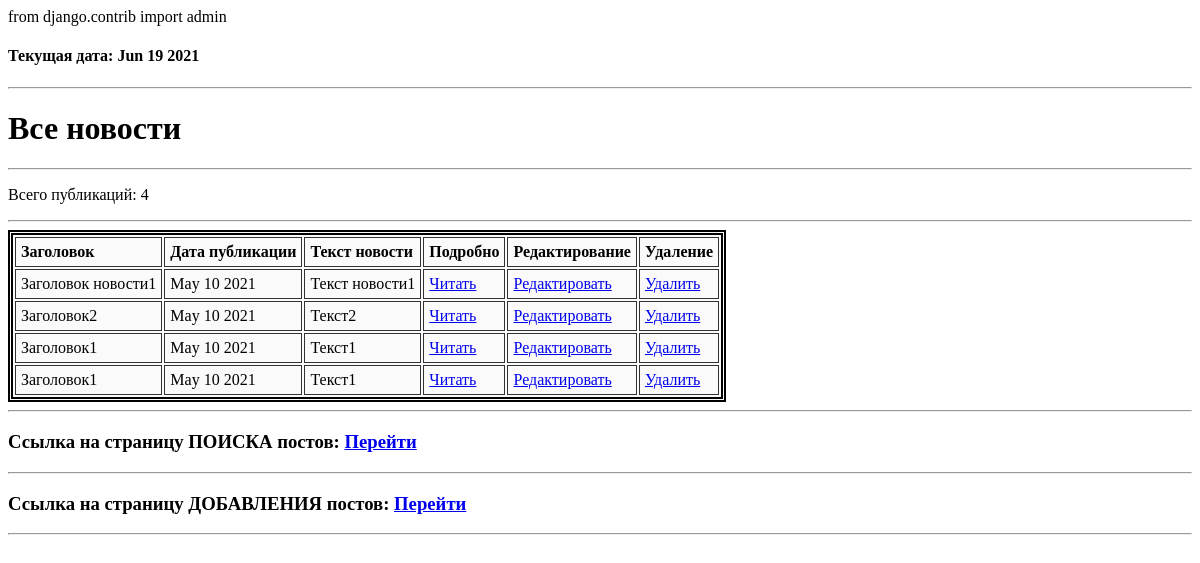
Before: /news/ with the older database file.
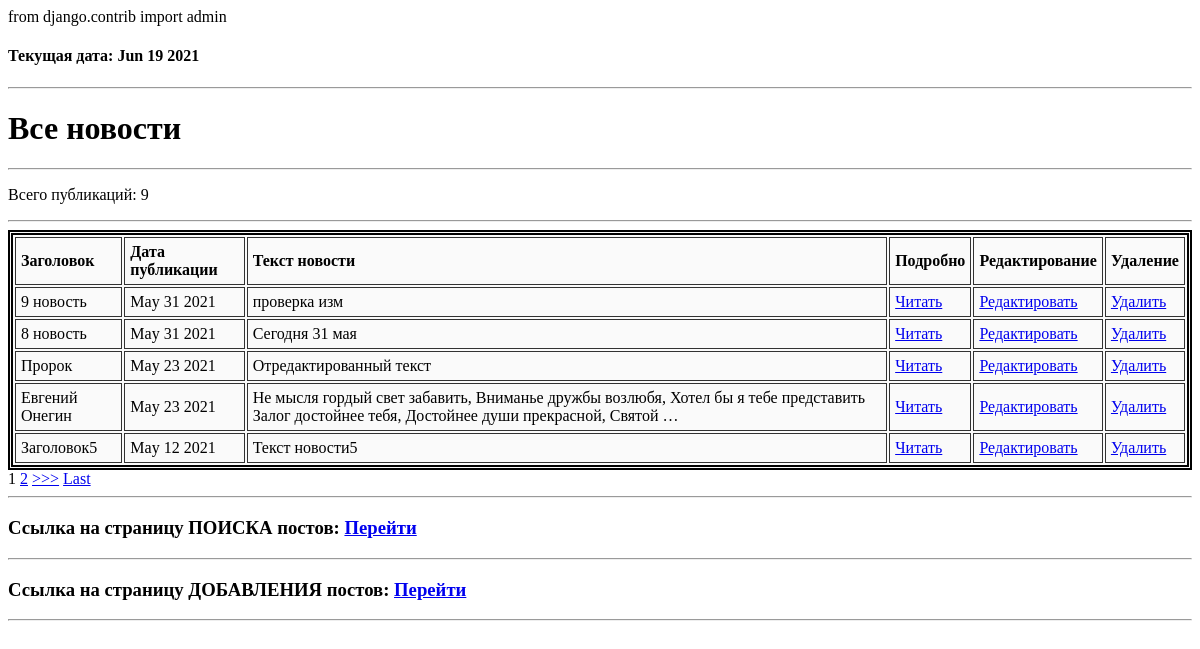
After: the same page with the newer database file.
### news/models.py (models this page shows, shortened)
class Post(models.Model):
    author = models.ForeignKey(Author, on_delete=models.CASCADE)
    category = models.ManyToManyField(Category, through='PostCategory')
    news = 'NW'
    articles = 'AR'
    TYPE = [
        (news, 'news'),
        (articles, 'articles'),
    ]
    post_type = models.CharField(max_length=2, choices=TYPE)
    post_datetime = models.DateTimeField(auto_now_add=True)
    post_title = models.CharField(max_length=255)
    post_text = models.TextField()
    post_rating = models.IntegerField(default=0.0)
    class Meta:
        verbose_name = 'Пост'
        verbose_name_plural = 'Посты'

### news/views.py (the view, shortened to what this page needs)
# urls.py: path('', PostList.as_view()),  # т.к. сам по себе это класс, то нам надо представить этот класс в виде view. Для этого вызываем метод as_view
class PostList(ListView):
    model = Post  # указываем модель, объекты которой мы будем выводить
    template_name = 'news.html'  # указываем имя шаблона, в котором будет лежать html, в котором будут все инструкции о том, как именно пользователю должны вывестись наши объекты
    context_object_name = 'news'  # это имя списка, в котором будут лежать все объекты, его надо указать, чтобы обратиться к самому списку объектов через html-шаблон
    queryset = Post.objects.order_by('-id')
    paginate_by = 5 # поставим постраничный вывод в один элемент
    form_class = PostForm # добавляем форм класс, чтобы получать доступ к форме через метод POST
    def get_context_data(self, **kwargs):
        context = super().get_context_data(**kwargs)
        context['post_count'] = len(Post.objects.all())
        context['time_now'] = datetime.datetime.now()  # добавим переменную текущей даты time_now
        context['value1'] = None  # добавим ещё одну пустую переменную, чтобы на её примере посмотреть работу другого фильтра
        context['filter'] = PostFilter(self.request.GET, queryset=self.get_queryset())
        context['categories'] = Category.objects.all()
        context['form'] = PostForm()
        return context

### news/templatetags/custom_filters.py (called while the page is built)
@register.filter(name='censor')  # регистрируем наш фильтр под именем censor, чтоб django понимал, что это именно фильтр, а не простая функция
def censor(value):  # первый аргумент здесь это то значение, к которому надо применить фильтр, (((а второго у меня нет - второй аргумент — это аргумент фильтра, т.е. примерно следующее будет в шаблоне value|multiply:arg
    for i in range(0, len(bed_word)):
        if bed_word[i] in value:
            value = value.replace(bed_word[i], ' ... ')
    return str(value) # возвращаемое функцией значение — это то значение, которое подставится к нам в шаблон

### templates/news.html (shortened to what this page needs)
{% extends 'base.html' %}
{% load custom_filters %}
{% block content %}
<h4>Текущая дата: {{ time_now|date:'M d Y' }}</h4>
<hr>
<h1>Все новости</h1>
<hr>
<p>Всего публикаций: {{ post_count }}</p>
<hr>
{% if news %}
    <table>
        <tr>
            <td>
                <b>Заголовок</b>
            </td>
            <td>
                <b>Дата публикации</b>
            </td>
            <td>
                <b>Текст новости</b>
            </td>
            <td>
                <b>Подробно</b>
            </td>
            <td>
                <b>Редактирование</b>
            </td>
            <td>
                <b>Удаление</b>
            </td>
        </tr>
    {% for new in news %}
        <tr>
            <td>
                {{ new.post_title|censor }}
            </td>
            <td>
                {{ new.post_datetime|date:'M d Y' }}
            </td>
            <td>
                {{ new.post_text|truncatewords:20|censor }}
            </td>
            <td><a href="/news/{{ new.pk }}">Читать</a></td>
            <td>
                <a href="/news/edit/{{ new.pk }}">Редактировать</a>
            </td>
            <td>
                <a href="/news/delete/{{ new.pk }}">Удалить</a>
            </td>
        </tr>
    {% endfor %}
    </table>
{% else %}
    <h2>Нет новостей...</h2>
{% endif %}
{% if is_paginated %}
    {% for num in page_obj.paginator.page_range %}
        {% if page_obj.number == num %}
            <a>{{ num }}</a>
        {% elif num > page_obj.number|add:'-3' and num < page_obj.number|add:'3' %}
            <a href="?page={{ num }}">{{ num }}</a>
        {% endif %}
    {% endfor %}
    {% if page_obj.has_next %}
        <a href="?page={{ page_obj.next_page_number }}">>>></a>
        <a href="?page={{ page_obj.paginator.num_pages }}">Last</a>
    {% endif %}
{% endif %}
<hr>
<h3>Ссылка на страницу ПОИСКА постов: <a href="/news/search">Перейти</a></h3>
<hr>
<h3>Ссылка на страницу ДОБАВЛЕНИЯ постов: <a href="/news/add">Перейти</a></h3>
<hr>
{% endblock content %}

Changed rows visible on the page:
no longer on this page (row edited): Post: post_title|censor "Заголовок новости1", post_datetime "May 10 2021", post_text|censor "Текст новости1"
no longer on this page (row edited): Post: post_title|censor "Заголовок2", post_datetime "May 10 2021", post_text|censor "Текст2"
no longer on this page (row edited): Post: post_title|censor "Заголовок1", post_datetime "May 10 2021", post_text|censor "Текст1"
no longer on this page (row edited): Post: post_title|censor "Заголовок1", post_datetime "May 10 2021", post_text|censor "Текст1"
added Post: post_title|censor "9 новость", post_datetime "May 31 2021", post_text|censor "проверка изм"
added Post: post_title|censor "8 новость", post_datetime "May 31 2021", post_text|censor "Сегодня 31 мая"
added Post: post_title|censor "Пророк", post_datetime "May 23 2021", post_text|censor "Отредактированный текст"
added Post: post_title|censor "Евгений Онегин", post_datetime "May 23 2021", post_text|censor "Не мысля гордый свет забавить, Вниманье дружбы возлюбя, Хотел бы я тебе представить Залог достойнее тебя, Достойнее души прекрасной, Святой …"
added Post: post_title|censor "Заголовок5", post_datetime "May 12 2021", post_text|censor "Текст новости5"
Other visible differences:
{{ post_count }}: "4" → "9"
new list line: "1"
new list line: "2"
text now shown: ">>> Last"
